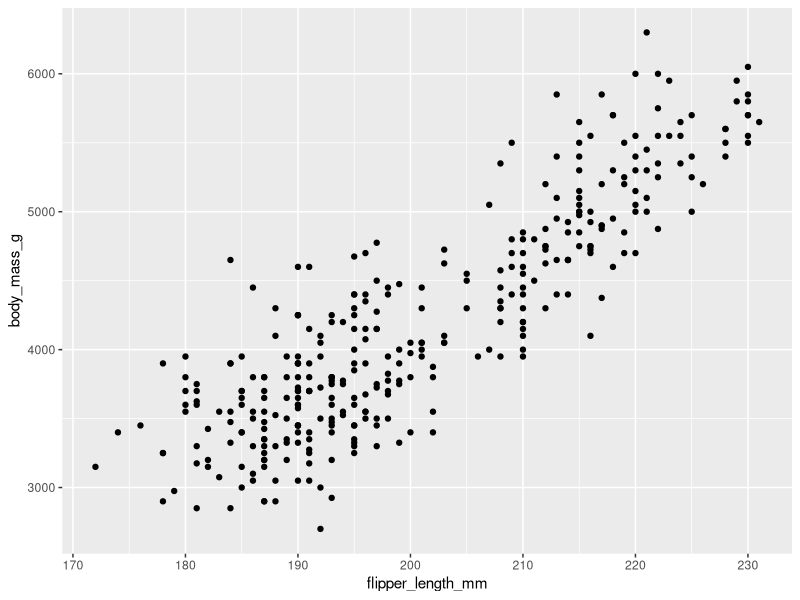
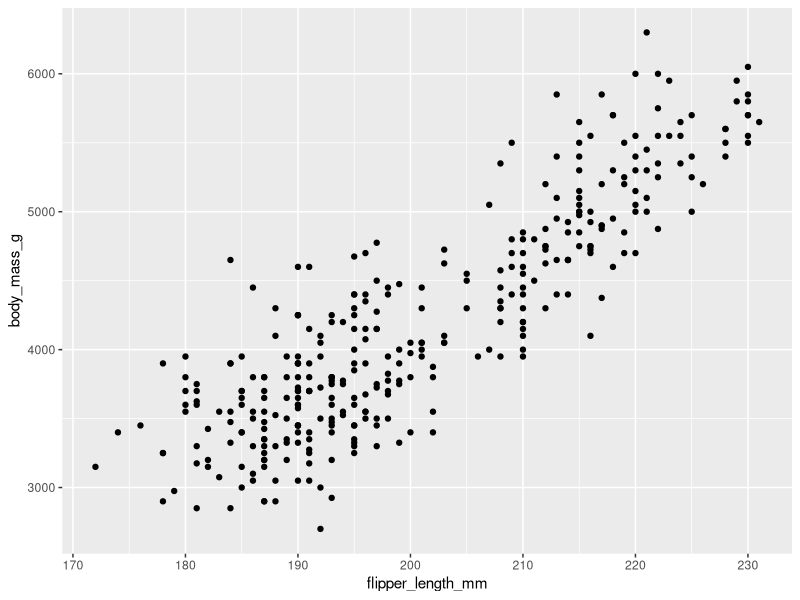

Write the R code that produced these figures, in order.
## ---- chunk 1
install.packages("ggplot2")
install.packages("palmerpenguins")
## ---- chunk 2
library(ggplot2)
library(palmerpenguins)
## ---- chunk 3
data(penguins)
View(penguins)
## ---- chunk 4
ggplot(data = penguins) + 
  geom_point(mapping = aes(x = flipper_length_mm, y = body_mass_g))
## ---- chunk 5
ggplot(data = penguins, mapping = aes(x = flipper_length_mm, y = body_mass_g)) + 
  geom_point()
